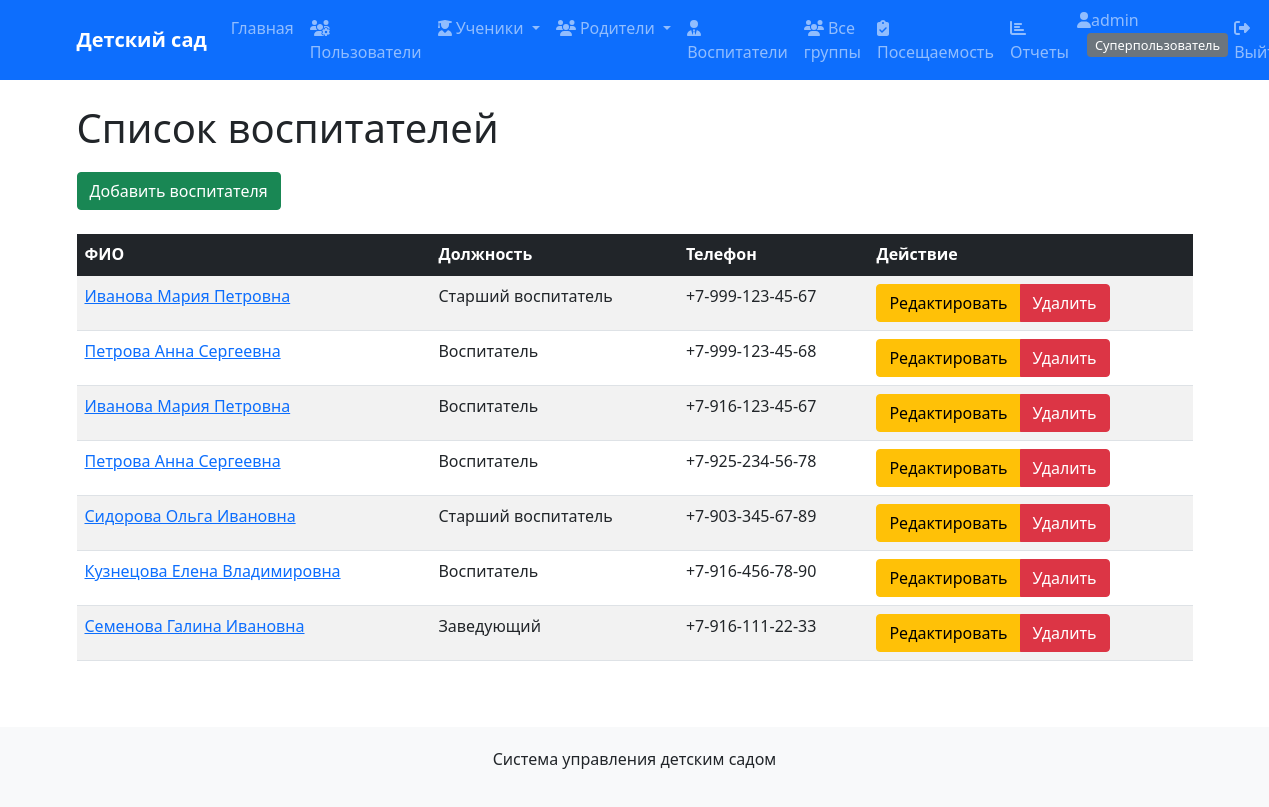
Page /teachers/ (signed in) on the committed database.
### kindergarten/models.py (models this page shows, shortened)
class Teacher(models.Model):
    POSITION_CHOICES = [
        ('Младший воспитатель', 'Младший воспитатель'),
        ('Воспитатель', 'Воспитатель'),
        ('Старший воспитатель', 'Старший воспитатель'),
        ('Заведующий', 'Заведующий'),
        ('Методист', 'Методист'),
    ]
    teacher_id = models.AutoField(primary_key=True)
    teacher_fio = models.CharField(max_length=100, verbose_name='ФИО воспитателя', db_index=True)
    teacher_position = models.CharField(max_length=50, choices=POSITION_CHOICES,
                                       default='Воспитатель', verbose_name='Должность', db_index=True)
    teacher_number = models.CharField(max_length=20, verbose_name='Номер телефона')
    user = models.OneToOneField(User, on_delete=models.CASCADE, null=True, blank=True,
                               related_name='teacher_profile')
    class Meta:
        verbose_name = 'Воспитатель'
        verbose_name_plural = 'Воспитатели'
        indexes = [
            models.Index(fields=['teacher_fio', 'teacher_position']),
        ]

### kindergarten/views.py (the view)
# urls.py: path('teachers/', views.teacher_list, name='teacher_list'),
@login_required
def teacher_list(request):
    teachers = Teacher.objects.all()
    return render(request, 'kindergarten/teacher_list.html', {'teachers': teachers})

### kindergarten/templates/kindergarten/teacher_list.html (shortened to what this page needs)
{% extends 'kindergarten/base.html' %}
{% block content %}
<h1>Список воспитателей</h1>
<div class="action-buttons mb-4">
    <a href="{% url 'parent_create' %}" class="btn btn-success">
         Добавить воспитателя
    </a>
</div>
{% if teachers %}
<div class="table-responsive">
    <table class="table table-striped table-hover">
        <thead class="table-dark">
            <tr>
                <th>ФИО</th>
                <th>Должность</th>
                <th>Телефон</th>
                <th>Действие</th>
            </tr>
        </thead>
        <tbody>
            {% for teacher in teachers %}
            <tr>
                <td><a href="{% url 'teacher_detail' teacher.pk %}">{{ teacher.teacher_fio }}</a></td>
                <td>{{ teacher.teacher_position }}</td>
                <td>{{ teacher.teacher_number }}</td>
                <td>
                    <div class="btn-group" role="group">
                        <a href="{% url 'teacher_edit' teacher.pk %}" class="btn btn-warning">Редактировать</a>
                        <a href="{% url 'teacher_delete' teacher.pk %}" class="btn btn-danger">Удалить</a>
                    </div>
                </td>
            </tr>
            {% endfor %}
        </tbody>
    </table>
</div>
{% else %}
<div class="alert alert-info">
    <h4>Нет данных</h4>
    <p>В базе данных нет воспитателей.</p>
</div>
{% endif %}
{% endblock %}

### kindergarten/templates/kindergarten/base.html (shortened to what this page needs)
<!DOCTYPE html>
<html lang="ru">
<head>
    <link href="https://cdn.jsdelivr.net/npm/bootstrap@5.1.3/dist/css/bootstrap.min.css" rel="stylesheet">
</head>
<body>
    <nav class="navbar navbar-expand-lg navbar-dark bg-primary">
        <div class="container">
            <a class="navbar-brand" href="{% url 'home' %}">Детский сад</a>
            <div class="collapse navbar-collapse" id="navbarNav">
                <ul class="navbar-nav me-auto">
                    <li class="nav-item">
                        <a class="nav-link" href="{% url 'home' %}">Главная</a>
                    </li>
                    {% if user.is_authenticated %}
                        {% if user.groups.all.0.name == 'Родители' %}
                            {% if user.parent_profile %}
                                <li class="nav-item">
                                    <a class="nav-link" href="{% url 'parent_detail' user.parent_profile.pk %}">
                                        <i class="fas fa-user"></i> Мой профиль
                                    </a>
                                </li>
                                {% with children=user.parent_profile.studentparent_set.all %}
                                    {% if children %}
                                        <li class="nav-item">
                                            <a class="nav-link" href="{% url 'student_detail' children.0.student.pk %}">
                                                <i class="fas fa-child"></i> Мой ребенок
                                            </a>
                                        </li>
                                        <li class="nav-item">
                                            <a class="nav-link" href="{% url 'group_detail' children.0.student.group.pk %}">
                                                <i class="fas fa-users"></i> Группа ребенка
                                            </a>
                                        </li>
                                    {% endif %}
                                {% endwith %}
                            {% endif %}
                        {% elif user.is_superuser %}
                            <li class="nav-item">
                                <a class="nav-link" href="{% url 'user_management' %}">
                                    <i class="fas fa-users-cog"></i> Пользователи
                                </a>
                            </li>
                            <li class="nav-item dropdown">
                                <a class="nav-link dropdown-toggle" href="#" id="studentsDropdown" role="button" data-bs-toggle="dropdown">
                                    <i class="fas fa-user-graduate"></i> Ученики
                                </a>
                            </li>
                            <li class="nav-item dropdown">
                                <a class="nav-link dropdown-toggle" href="#" id="parentsDropdown" role="button" data-bs-toggle="dropdown">
                                    <i class="fas fa-users"></i> Родители
                                </a>
                            </li>
                            <li class="nav-item">
                                <a class="nav-link" href="{% url 'teacher_list' %}">
                                    <i class="fas fa-user-tie"></i> Воспитатели
                                </a>
                            </li>
                            <li class="nav-item">
                                <a class="nav-link" href="{% url 'group_list' %}">
                                    <i class="fas fa-users"></i> Все группы
                                </a>
                            </li>
                            <li class="nav-item">
                                <a class="nav-link" href="{% url 'attendance_list' %}">
                                    <i class="fas fa-clipboard-check"></i> Посещаемость
                                </a>
                            </li>
                        {% endif %}
                        <li class="nav-item">
                            <a class="nav-link" href="{% url 'reports_dashboard' %}">
                                <i class="fas fa-chart-bar"></i> Отчеты
                            </a>
                        </li>
                    {% endif %}
                </ul>
                <ul class="navbar-nav">
                    {% if user.is_authenticated %}
                        <li class="nav-item">
                            <span class="navbar-text me-3">
                                <i class="fas fa-user"></i>{{ user.username }}
                                <span class="user-role">
                                    {% if user.groups.all.0.name == 'Родители' %}
                                        Родитель
                                    {% elif user.groups.all.0.name == 'Воспитатели' %}
                                        Воспитатель
                                    {% elif user.groups.all.0.name == 'Заведующие' %}
                                        Администратор
                                    {% elif user.is_superuser %}
                                        Суперпользователь
                                    {% endif %}
                                </span>
                            </span>
                        </li>
                        <li class="nav-item">
                            <a class="nav-link" href="{% url 'logout' %}">
                                <i class="fas fa-sign-out-alt"></i> Выйти
                            </a>
                        </li>
                    {% endif %}
                </ul>
            </div>
        </div>
    </nav>
    <div class="container mt-4">
        {% block content %}{% endblock %}
    </div>
    <footer class="footer">
        <div class="container text-center">
            <p>Система управления детским садом</p>
        </div>
    </footer>
</body>
</html>

### kindergarten/templates/kindergarten/base.html (style rules this page uses)
.navbar-brand { font-weight: bold; }
.footer { margin-top: 50px; padding: 20px; background-color: #f8f9fa; }
.action-buttons { display: flex; gap: 10px; flex-wrap: wrap; margin: 20px 0; }
.user-role { background-color: #6c757d; color: white; padding: 3px 8px; border-radius: 4px; font-size: 0.8em; margin-left: 10px; }

### rows in the picture
Teacher: teacher_fio "Иванова Мария Петровна", teacher_position "Старший воспитатель", teacher_number "+7-999-123-45-67"
Teacher: teacher_fio "Петрова Анна Сергеевна", teacher_position "Воспитатель", teacher_number "+7-999-123-45-68"
Teacher: teacher_fio "Иванова Мария Петровна", teacher_position "Воспитатель", teacher_number "+7-916-123-45-67"
Teacher: teacher_fio "Петрова Анна Сергеевна", teacher_position "Воспитатель", teacher_number "+7-925-234-56-78"
Teacher: teacher_fio "Сидорова Ольга Ивановна", teacher_position "Старший воспитатель", teacher_number "+7-903-345-67-89"
Teacher: teacher_fio "Кузнецова Елена Владимировна", teacher_position "Воспитатель", teacher_number "+7-916-456-78-90"
Teacher: teacher_fio "Семенова Галина Ивановна", teacher_position "Заведующий", teacher_number "+7-916-111-22-33"

### other values in the picture
{{ user.username }} "admin"
